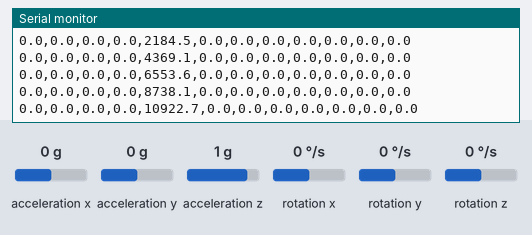
The sketch below on a simulated Arduino Uno, built with avr-gcc and run on an emulated ATmega328P. Parts: the last lines printed to the serial monitor. The test bench sets the inputs (shaded band); at power-on: acceleration x 0 g, acceleration y 0 g, acceleration z 1 g, rotation x 0 °/s, rotation y 0 °/s, rotation z 0 °/s.

Above: at 1.2 s.
1.3 s: acceleration x set to -1.4 g
At 1.37 s:
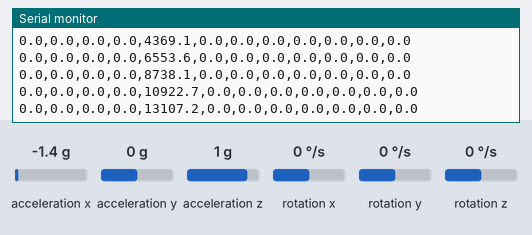
2.8 s: acceleration y set to -1.4 g
At 2.99 s:
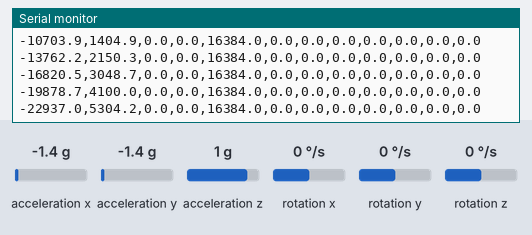
4.3 s: acceleration z set to -1.4 g
At 4.41 s:
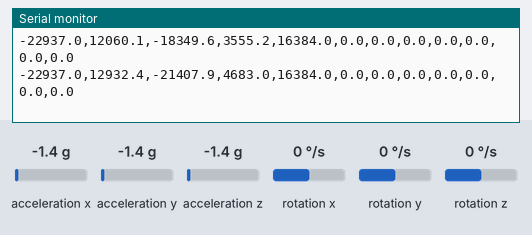
5.8 s: rotation x set to -192 °/s
At 5.84 s:
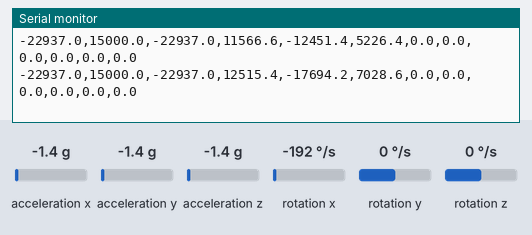
7.3 s: rotation y set to -192 °/s
At 7.47 s:
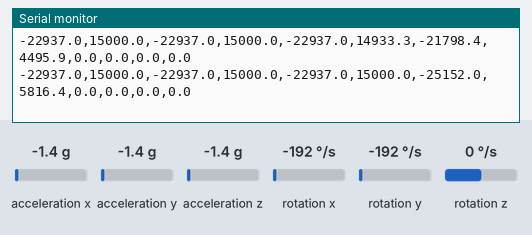
Timing chart, 0 to 9.8 s (numbered marks = the images above; inputs shaded):
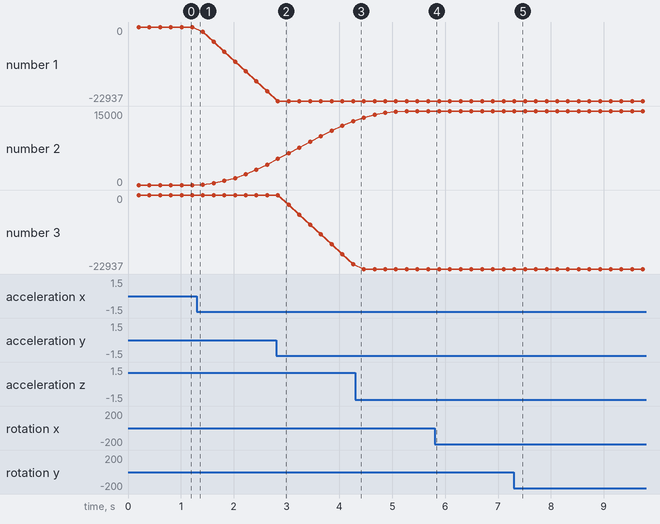

The sketch:

mpu6050-pid-calibration.ino
```cpp
#include "I2Cdev.h"
#include "MPU6050.h"
#include "Wire.h"
#include "PID_v1.h"

// Uncomment to provide human readable output
//#define HUMAN_READABLE_OUTPUT
// Uncomment to provide parsable output in CSV format
#define PARSABLE_OUTPUT
// Uncomment to provide debug ouput
//#define DEBUG_OUTPUT

// Use arrays to simplify the code
const int arraySize = 6;
const int avgArraySize = 15;
// PID uses doubles, MPU commands are int16_ts
int16_t receivedData[arraySize] = { 0 };
double dreceivedData[arraySize] = { 0 };
int16_t offsets[arraySize] = { 0 };
double doffsets[arraySize] = { 0 };
// Store values in a circular buffer to calculate averages
int avgIndexCount[arraySize] = { 0 };
double offsetArray[arraySize][avgArraySize] = { 0 };
double readValueArray[arraySize][avgArraySize] = { 0 };

// Set point for XY axis is 0 if perfectly level
double XYAccSetpoint = 0;
// Set point for Z axis is 16384(gravity)
double ZAccSetpoint = 16384;
// Set point for gyros are 0
double gyroSetpoint = 0;
// Use array of setpoints to ease the setup process
double dsetpoint[arraySize] = { XYAccSetpoint, XYAccSetpoint, ZAccSetpoint,
                                gyroSetpoint,  gyroSetpoint,  gyroSetpoint };

// Set tunings
double kp = 0.03125;
double ki = 0.25;
double kd = 0;
// Array of pointers to PIDs used throughout
PID * tuningController[arraySize];

// MPU to calibrate, using int0 for interrupts
MPU6050 mpu;

// Forward declarations
void switchAndUpdateOffsets(const size_t index);
double avgOffsetFromIndex(const size_t index);
double avgValueFromIndex(const size_t index);
void printCalibrationDataToSerial();

void setup()
{
  // Enable serial
  Serial.begin(115200);

  // Setup the PID controllers
  for (size_t i = 0; i < arraySize; ++i)
  {
    tuningController[i] = new PID(&(dreceivedData[i]), &(doffsets[i]),
                              &(dsetpoint[i]), kp, ki, kd, DIRECT);
    tuningController[i]->SetOutputLimits(-15000, 15000);
    tuningController[i]->SetMode(AUTOMATIC);
  }
  // Start the I2C bus
  Wire.begin();

  // Start the MPU
#ifdef DEBUG_OUTPUT
  Serial.println(F("Initializing MPU"));
#endif // DEBUG_OUTPUT
  mpu.initialize();
  // Wait for a bit while initialising
  delay(10);
  // Check if connection is up
  if (!mpu.testConnection())
  {
#ifdef DEBUG_OUTPUT
    Serial.println(F("MPU connection failed, reset it!"));
#endif // DEBUG_OUTPUT
  }
}

void loop()
{
  static unsigned long lastSerialUpdate = 0;
  static const unsigned long deltaTSerialUpdate = 200;
  // Get data from MPU
  // [0]: xAccelerometer
  // [1]: yAccelerometer
  // [2]: zAccelerometer
  // [3]: xGyro
  // [4]: yGyro
  // [5]: zGyro
  mpu.getMotion6(&receivedData[0], &receivedData[1], &receivedData[2],
                 &receivedData[3], &receivedData[4], &receivedData[5]);

  // Convert to doubles for PIDs
  for (size_t i = 0; i < arraySize; ++i)
  {
    dreceivedData[i] = static_cast<double>(receivedData[i]);
  }

  // Check and update PIDs
  for (size_t i = 0; i < arraySize; ++i)
  {
    if (tuningController[i]->Compute())
    {
      switchAndUpdateOffsets(i);
      // Store the most recently read value and new offset to averaging arrays
      offsetArray[i][avgIndexCount[i]] = doffsets[i];
      readValueArray[i][avgIndexCount[i]] = dreceivedData[i];
      avgIndexCount[i]++;
      if (avgIndexCount[i] >= avgArraySize)
      {
        avgIndexCount[i] = 0;
      }
    }
  }

  // Check if time to send update of average values over serial
  if ((millis() - lastSerialUpdate) > deltaTSerialUpdate)
  {
    lastSerialUpdate = millis();
    printCalibrationDataToSerial();
  }
}

void switchAndUpdateOffsets(const size_t index)
{
  offsets[index] = static_cast<int16_t>(doffsets[index]);
  switch (index)
  {
  case 0:
    mpu.setXAccelOffset(offsets[index]);
    break;
  case 1:
    mpu.setYAccelOffset(offsets[index]);
    break;
  case 2:
    mpu.setZAccelOffset(offsets[index]);
    break;
  case 3:
    mpu.setXGyroOffset(offsets[index]);
    break;
  case 4:
    mpu.setYGyroOffset(offsets[index]);
    break;
  case 5:
    mpu.setZGyroOffset(offsets[index]);
    break;
  default:
    break;
  }
}

double avgOffsetFromIndex(const size_t index)
{
  double sum = 0;
  for (size_t i = 0; i < avgArraySize; ++i)
  {
    sum += offsetArray[index][i];
  }

  return (sum / static_cast<double>(avgArraySize));
}

double avgValueFromIndex(const size_t index)
{
  double sum = 0;
  for (size_t i = 0; i < avgArraySize; ++i)
  {
    sum += readValueArray[index][i];
  }

  return (sum / static_cast<double>(avgArraySize));
}

void printCalibrationDataToSerial()
{
#ifdef HUMAN_READABLE_OUTPUT
  Serial.println(
      F("avgXacc \tavgYacc \tavgZacc \tavgXgyro \tavgYgyro \tavgZgyro"));
  for (size_t i = 0; i < arraySize; ++i)
  {
    Serial.print(avgValueFromIndex(i), 1);
    Serial.print("\t\t");
  }
  Serial.println("");
  Serial.println(F("avgXaccOff \tavgYaccOff \tavgZaccOff \tavgXgyroOff \t"
                   "avgXgyroOff \tavgXgyroOff"));
  for (size_t i = 0; i < arraySize; ++i)
  {
    Serial.print(avgOffsetFromIndex(i), 1);
    Serial.print("\t\t");
  }
  Serial.println("");
#endif // HUMAN_READABLE_OUTPUT

#ifdef PARSABLE_OUTPUT
  for (size_t i = 0; i < arraySize-1; ++i)
  {
    Serial.print(avgValueFromIndex(i), 1);
    Serial.print(",");
    Serial.print(avgOffsetFromIndex(i),1);
    Serial.print(",");
  }
  Serial.print(avgValueFromIndex(arraySize - 1), 1);
  Serial.print(",");
  Serial.println(avgOffsetFromIndex(arraySize - 1), 1);
#endif // PARSABLE_OUTPUT
}
```

Measured:
- plotted number 1: 0 → -19878.7 after the input at 1.3 s
- plotted number 2: 0 → 4100 after the input at 1.3 s
- plotted number 3: 0 → -21407.9 after the input at 2.8 s
